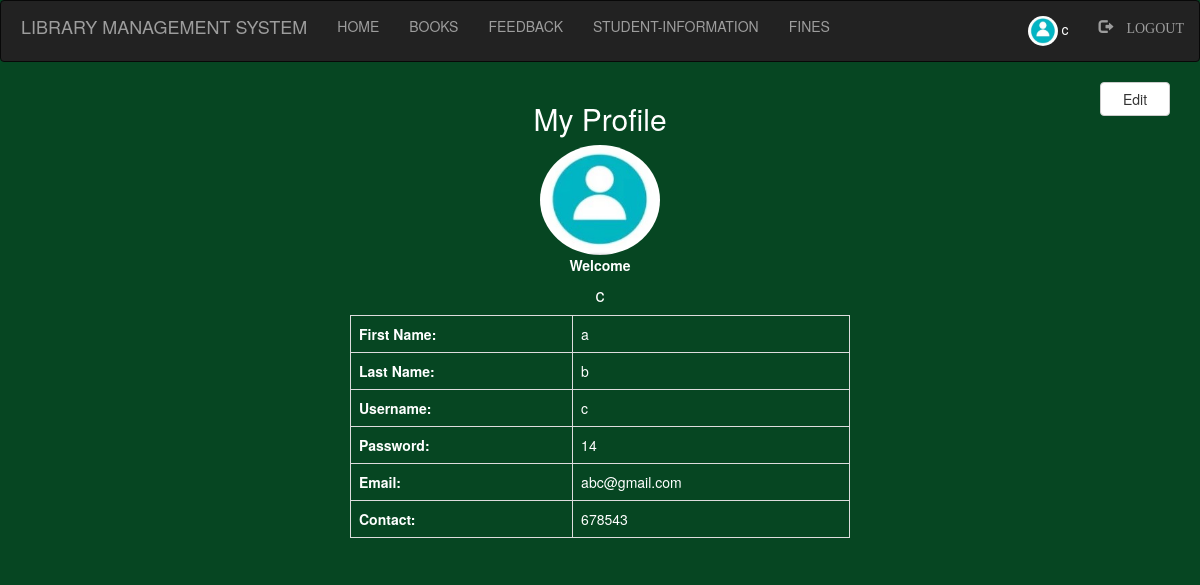
Screenshot of /admin/profile.php (signed in) with the database file from the repository.
### tables this page shows
CREATE TABLE `student` (
  `first` varchar(100) NOT NULL,
  `last` varchar(100) NOT NULL,
  `username` varchar(100) NOT NULL,
  `password` varchar(255) NOT NULL,
  `roll` int(100) NOT NULL,
  `email` varchar(100) NOT NULL,
  `contact` int(100) NOT NULL,
  `pic` varchar(100) NOT NULL
);

### admin/profile.php (the view, shortened to what this page needs)
<?php
    include "navbar.php";
?>
<!DOCTYPE html>
<html>
<head>
</head>
<body style="background-color: #064622;">
    <div class="container">
        <form action="" method="post">
            <button class="btn btn-default" style="float: right; width: 70px;" name="submit1">Edit</button>
        </form>
        <div class="wrapper">
            <?php
                if(isset($_SESSION['login_user'])) {
                    $username = $_SESSION['login_user'];
                    $q = mysqli_query($db, "SELECT * FROM student WHERE username='$username'");
                    if($q && mysqli_num_rows($q) > 0) {
                        $row = mysqli_fetch_assoc($q);
            ?>
            <h2 style="text-align: center;">My Profile</h2>
            <div style="text-align: center;">
                <img class="img-circle profile-img" height="110" width="120" src="images/<?php echo $_SESSION['pic']; ?>">
            </div>
            <div style="text-align: center;"><b>Welcome </b>
                <h4><?php echo $_SESSION['login_user']; ?></h4>
            </div>
            <?php
                echo "<table class='table table-bordered'>";
                echo "<tr><td><b> First Name:  </b></td><td>".$row['first']."</td></tr>";
                echo "<tr><td><b> Last Name:  </b></td><td>".$row['last']."</td></tr>";
                echo "<tr><td><b> Username:  </b></td><td>".$row['username']."</td></tr>";
                echo "<tr><td><b> Password:  </b></td><td>".$row['password']."</td></tr>";
                echo "<tr><td><b> Email:  </b></td><td>".$row['email']."</td></tr>";
                echo "<tr><td><b> Contact:  </b></td><td>".$row['contact']."</td></tr>";
                echo "</table>";
                }
            } else {
                echo "<p>Please log in.</p>";
            }
            ?>
        </div>
    </div>
</body>
</html>

### admin/style.css (style rules this page uses)
html, body, div, span, object, iframe, h1, h2, h3, h4, h5, h6, p, blockquote, pre, abbr, address, cite, code, del, dfn, em, img, ins, kbd, q, samp, small, strong, sub, sup, var, b, i, dl, dt, dd, ol, ul, li, fieldset, form, label, legend, table, caption, tbody, tfoot, thead, tr, th, td, article, aside, canvas, details, figcaption, figure, footer, header, hgroup, menu, nav, section, summary, time, mark, audio, video { margin:0; padding:0; border:0; outline:0; font-size:100%; vertical-align:baseline; background:transparent; }
body { line-height:1; }
table { border-collapse:collapse; border-spacing:0; }

### admin/profile.php (style rules this page uses)
.wrapper { width: 500px; margin: 0 auto; color: white; }

### rows the page displays
student: first "a", last "b", username "c", password "14", email "abc@gmail.com", contact "678543"

### other values shown
$_SESSION['login_user'] "c"
